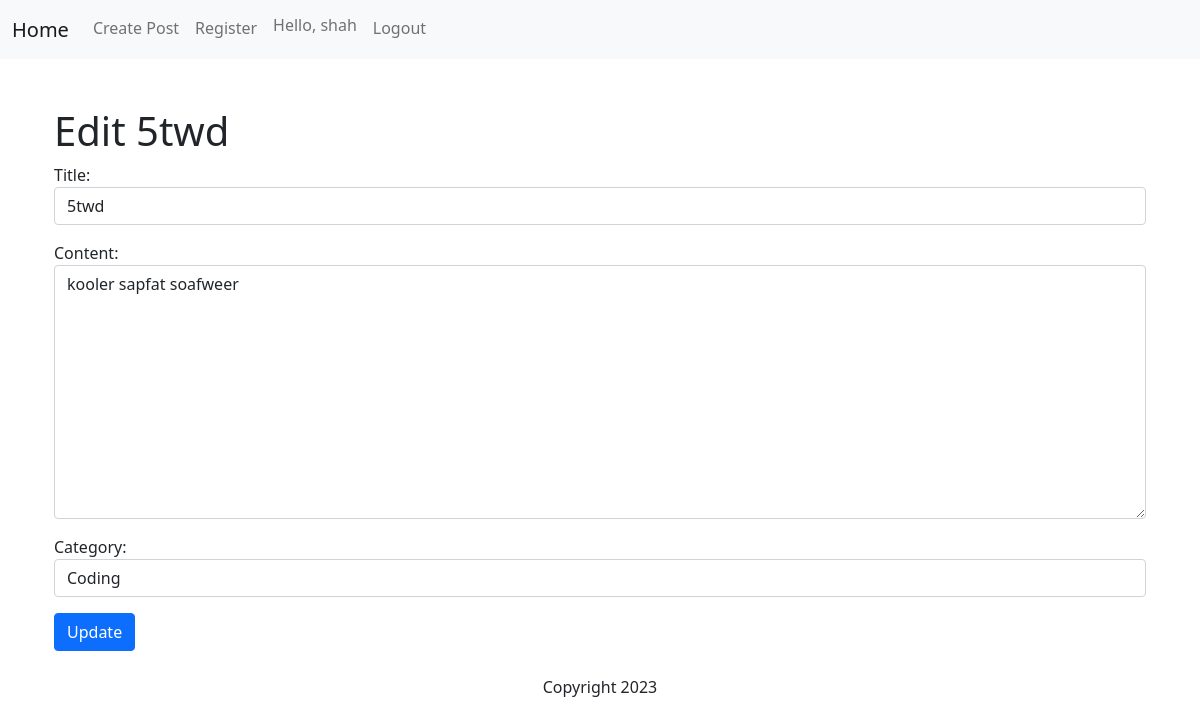
Screenshot of /post/8/edit/ (signed in) with the database file from the repository.
### listing/models.py (models this page shows, shortened)
class Post(models.Model):
    title = models.CharField(max_length=255)
    content = models.TextField()
    category = models.ForeignKey(Category, on_delete=models.CASCADE, default=1)
    created_at = models.DateTimeField(auto_now_add=True)
    updated_at = models.DateTimeField(auto_now=True)
    owner = models.ForeignKey(User, on_delete=models.CASCADE)
    class Meta:
        ordering = ['-created_at']

### listing/views.py (the view)
# urls.py: path('post/<int:post_id>/edit/', views.post_edit, name='post_edit'),
@login_required
def post_edit(request, post_id):
    post = get_object_or_404(Post, pk=post_id)
    form = PostForm(request.POST or None, instance=post)
    if form.is_valid():
        form.save()
        return redirect('listing:post_detail', post_id=post.id)
    return render(request, 'listing/post_edit.html', {'form': form, 'post': post})

### listing/forms.py
class PostForm(forms.ModelForm):
    class Meta:
        model = Post
        fields = ['title', 'content', 'category']
        widgets = {
                'title' : forms.TextInput(attrs={'class': 'form-control'}),
                'content' : forms.Textarea(attrs={'class': 'form-control'}),
                'category' : forms.Select(choices = choice_list, attrs={'class': 'form-control'}),
            }

### listing/models.py (called while the page is built)
    def __str__(self):
        return self.name

### listing/templates/listing/post_edit.html (shortened to what this page needs)
{% extends 'listing/base.html' %}
{% block content %}
<!DOCTYPE html>
<html lang="en">
<head>
    <link href="https://cdn.jsdelivr.net/npm/bootstrap@5.1.3/dist/css/bootstrap.min.css" rel="stylesheet">
</head>
<body>
<div class="container mt-5">
    <h1>Edit {{ post.title }}</h1>
    <form method="post">
        {{ form.as_p }}
        <button type="submit" class="btn btn-primary">Update</button>
    </form>
</div>
</body>
</html>
{% endblock %}

### listing/templates/listing/base.html (shortened to what this page needs)
<!DOCTYPE html>
<html lang="en">
<head>
    <link href="https://cdn.jsdelivr.net/npm/bootstrap@5.1.3/dist/css/bootstrap.min.css" rel="stylesheet">
</head>
<body>
    <header>
        <nav class="navbar navbar-expand-lg navbar-light bg-light">
            <div class="container-fluid">
                <a class="navbar-brand" href="{% url 'listing:post_list' %}">Home</a>
                <div class="collapse navbar-collapse" id="navbarNav">
                    <ul class="navbar-nav">
                        <li class="nav-item">
                            <a class="nav-link" href="{% url 'listing:post_create' %}">Create Post</a>
                        </li>
                        <li class="nav-item">
                            <a class="nav-link" href="{% url 'users:register' %}">Register</a>
                        </li>
                        {% if user.is_authenticated %}
                            <li class="nav-item">
                                <h6 class="nav-link" >Hello, {{ user.username }}</h6>
                            </li>
                        {% else %}
                        <li class="nav-item">
                            <a class="nav-link" href="{% url 'users:login' %}">Login</a>
                        </li>
                        {% endif %}
                        <li class="nav-item">
                            <a class="nav-link" href="{% url 'users:logout' %}">Logout</a>
                        </li>
                    </ul>
                </div>
            </div>
        </nav>
    </header>
    <main class="container mt-4">
        {% block content %}
        {% endblock %}
    </main>
    <footer class="text-center mt-4">
        <p>Copyright 2023</p>
    </footer>
</body>
</html>

### rows the page displays
Post: title "5twd", content "kooler sapfat soafweer", category "Coding"

### other values shown
{{ user.username }} "shah"
